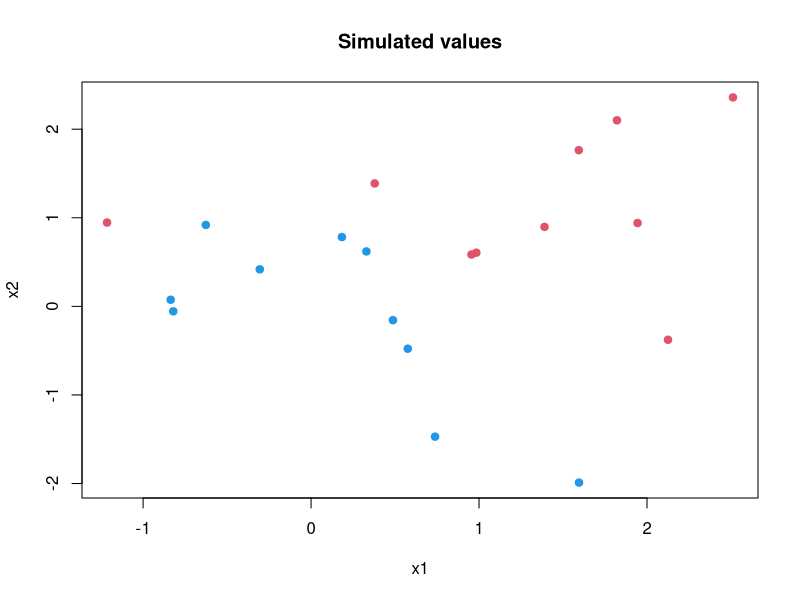
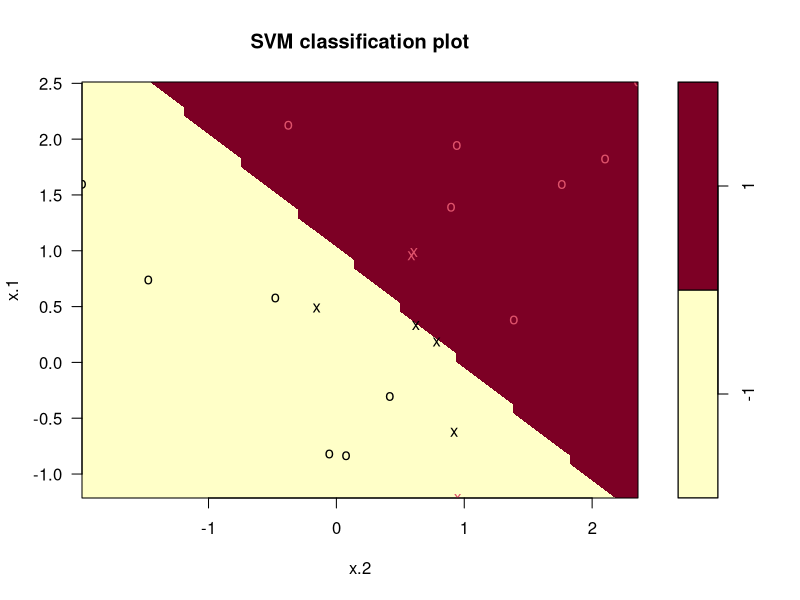
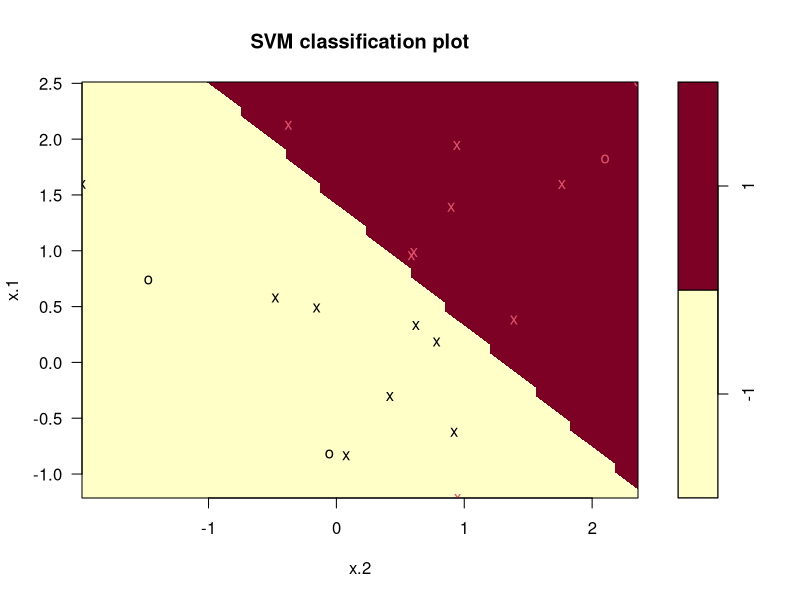
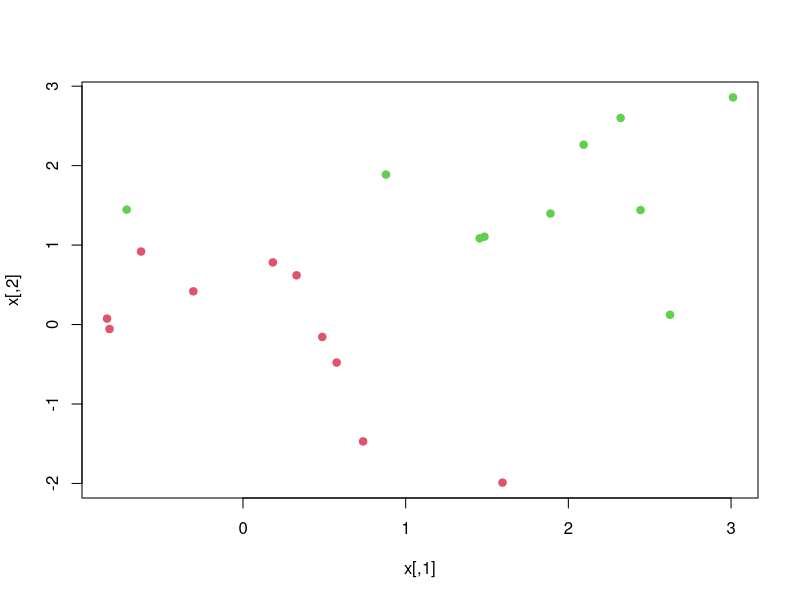
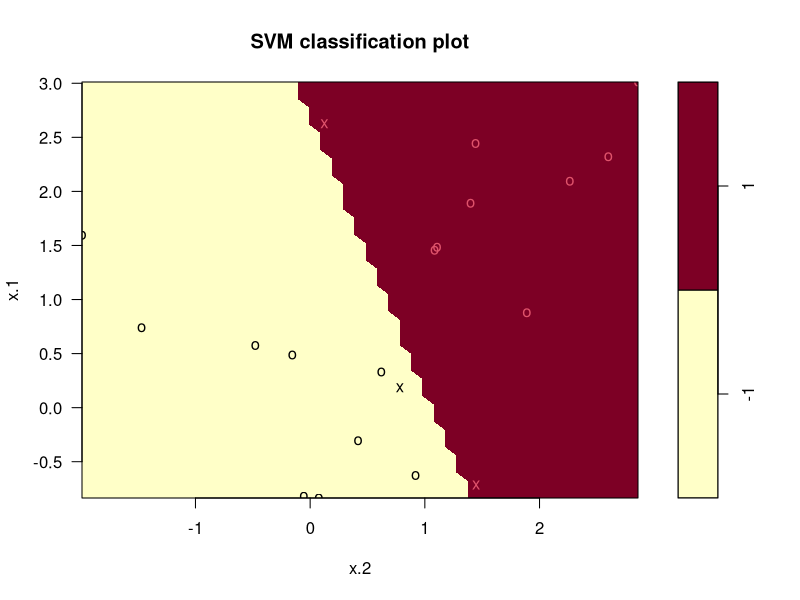
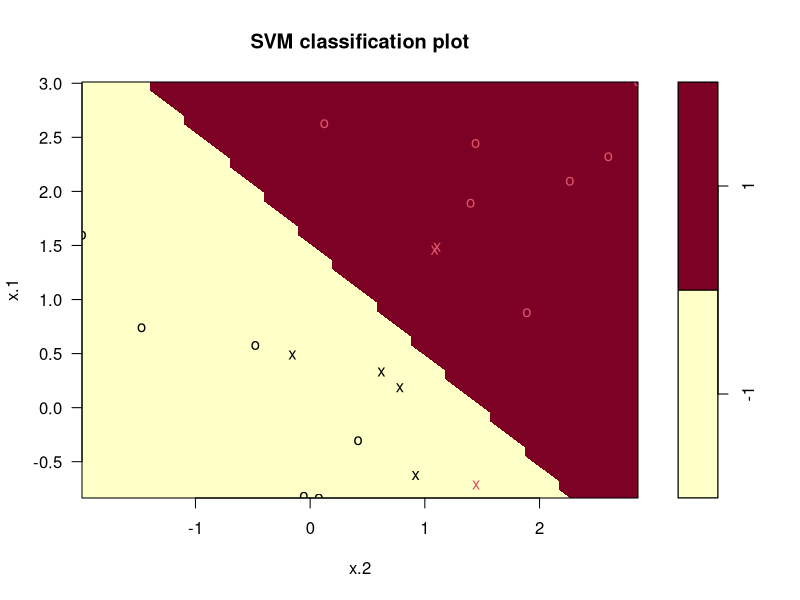

Generate these figures, in order, with R:
## ---- chunk 1
set.seed(1)
x <- matrix(rnorm(20 * 2), ncol = 2)
y <- c(rep(-1, 10), rep(1, 10))
x[y == 1, ] <- x[y == 1, ] + 1
plot(x, col = (3 - y), pch=19, 
     main="Simulated values",
     xlab="x1", ylab="x2")
## ---- chunk 2
dat <- data.frame(x = x, y = as.factor(y))
library(e1071)
svmfit <- svm(y ~ ., data = dat, kernel = "linear", 
    cost = 10, scale = FALSE)
## ---- chunk 3
plot(svmfit, dat)
## ---- chunk 4
svmfit$index
## ---- chunk 5
summary(svmfit)
## ---- chunk 6
svmfit <- svm(y ~ ., data = dat, kernel = "linear", 
    cost = 0.1, scale = FALSE)
plot(svmfit, dat)
svmfit$index
## ---- chunk 7
set.seed(1)
tune.out <- tune(svm, y ~ ., data = dat, kernel = "linear", 
    ranges = list(cost = c(0.001, 0.01, 0.1, 1, 5, 10, 100)))
## ---- chunk 8
summary(tune.out)
## ---- chunk 9
bestmod <- tune.out$best.model
summary(bestmod)
## ---- chunk 10
xtest <- matrix(rnorm(20 * 2), ncol = 2)
ytest <- sample(c(-1, 1), 20, rep = TRUE)
xtest[ytest == 1, ] <- xtest[ytest == 1, ] + 1
testdat <- data.frame(x = xtest, y = as.factor(ytest))
## ---- chunk 11
ypred <- predict(bestmod, testdat)
table(predict = ypred, truth = testdat$y)
## ---- chunk 12
svmfit <- svm(y ~ ., data = dat, kernel = "linear", 
    cost = .01, scale = FALSE)
ypred <- predict(svmfit, testdat)
table(predict = ypred, truth = testdat$y)
## ---- chunk 13
x[y == 1, ] <- x[y == 1, ] + 0.5
plot(x, col = (y + 5) / 2, pch = 19)
## ---- chunk 14
dat <- data.frame(x = x, y = as.factor(y))
svmfit <- svm(y ~ ., data = dat, kernel = "linear", 
    cost = 1e5)
summary(svmfit)
plot(svmfit, dat)
## ---- chunk 15
svmfit <- svm(y ~ ., data = dat, kernel = "linear", cost = 1)
summary(svmfit)
plot(svmfit, dat)
